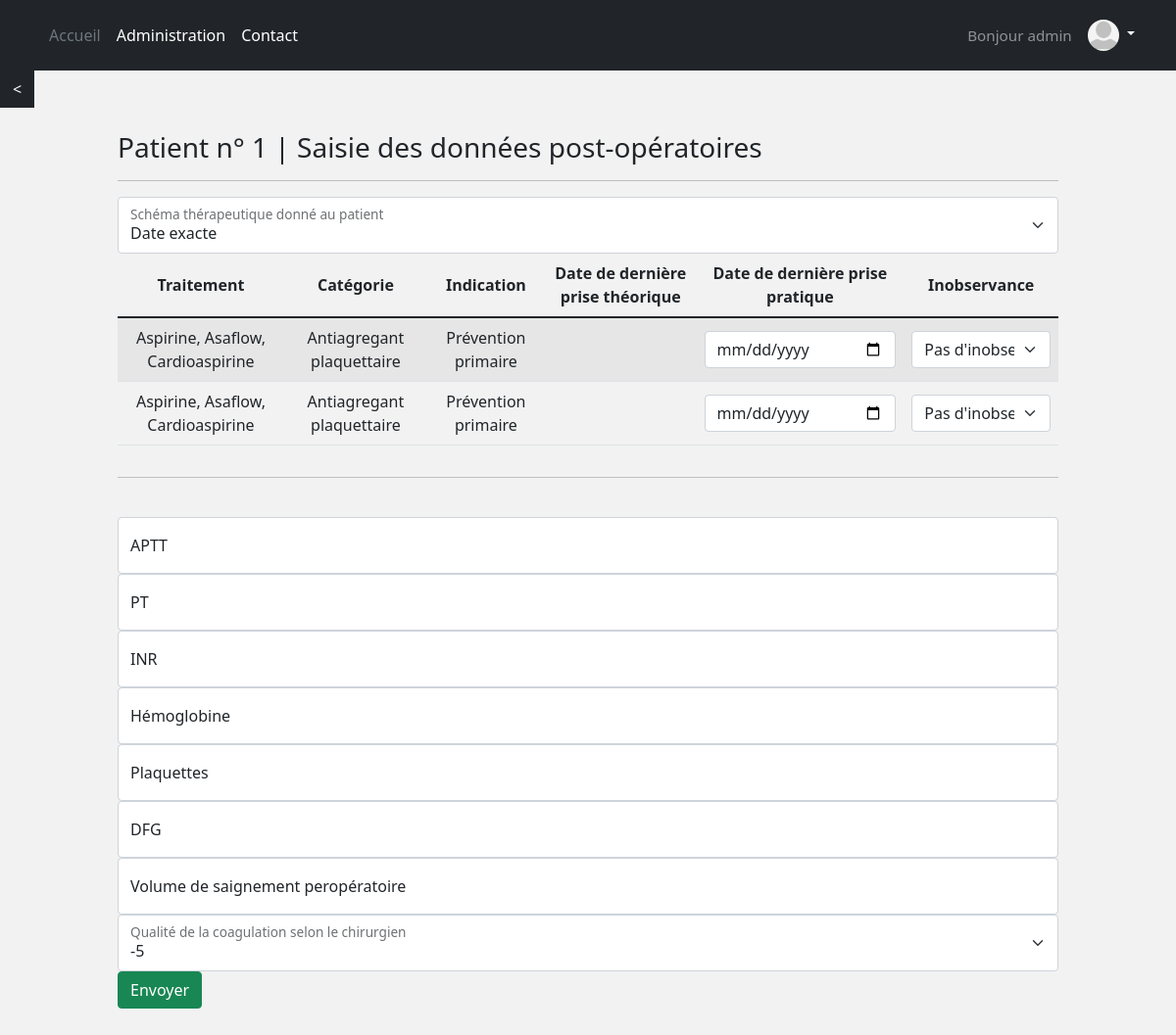
The app's page /patient/postop/patient-1/ (signed in) with its own data.
### account/models.py (models this page shows, shortened)
class Account(AbstractBaseUser):
    username = models.CharField(max_length=30, unique=True)
    email = models.EmailField(verbose_name="email", max_length=60, unique=True)
    alias = models.CharField(max_length=200, default="Dr.")
    profile_picture = models.ImageField(upload_to=upload_location, blank=True, null=True)
    date_joined = models.DateTimeField(verbose_name='date joined', auto_now_add=True)
    last_login = models.DateTimeField(verbose_name='last login', auto_now=True)
    is_admin = models.BooleanField(default=False)
    is_active = models.BooleanField(default=True)
    is_staff = models.BooleanField(default=False)
    is_superuser = models.BooleanField(default=False)
    USERNAME_FIELD = 'username'
    REQUIRED_FIELDS = ['email']
    objects = MyAccountManager()
    def profile_picture_is_valid(self):
        return self.profile_picture and os.path.isfile(os.path.join(MEDIA_ROOT, self.profile_picture.name))

### patient/models.py (models this page shows, shortened)
class Patient(models.Model):
    firstname = models.CharField('prénom', max_length=200, default="")
    lastname = models.CharField('nom', max_length=200, default="")
    height = models.IntegerField('taille')
    weight = models.IntegerField('poids')
    ddn = models.DateField('Date de naissance')
    ddi = models.DateField("Date de l'intervention", null=True, blank=True)
    intervention = models.CharField('intervention', max_length=200, default="", blank=True)
    chirurgien = models.CharField('chirurgien', max_length=200, default="", blank=True)
    chirurgie = models.CharField("Discipline de l'intervention", max_length=40, choices=to_choice(CHIR_CHOICES), blank=True)
    bleeding_risk = models.CharField("Risque hémorragique de la chirurgie", max_length=100, choices=to_choice(BLEEDRISK_CHOICES), blank=True)
    ddconsult = models.DateField("Date de la consultation", auto_now_add=True, blank=True)
    traitements = models.JSONField(default=dict, blank=True)
    algo = models.CharField("Algorithme suivi", max_length=40, choices=to_choice(ALGO_CHOICES), blank=True)
    algo_complete_results = models.JSONField(default=dict)
    schema_therap = models.CharField("Schéma thérapeutique donné au patient", max_length=40, default="Date exacte",
                                     choices=to_choice(["Date exacte", "Terminologie 'dernière prise à J-xx'", "Pas d'arrêt du traitement"]))
    aptt = models.IntegerField('APTT', null=True, blank=True)
    pt = models.IntegerField('PT', null=True, blank=True)
    inr = models.IntegerField('INR', null=True, blank=True)
    hemoglobine = models.IntegerField('Hémoglobine', null=True, blank=True)
    plaquette = models.IntegerField('Plaquettes', null=True, blank=True)
    dfg = models.IntegerField('DFG', null=True, blank=True)
    vol_sang = models.IntegerField('Volume de saignement peropératoire', null=True, blank=True)
    coag = models.CharField("Qualité de la coagulation selon le chirurgien", max_length=2, default='-5',
                            choices=to_choice(['-' + str(i) for i in range(6)] + ['+' + str(i) for i in range(5, -1, -1)]))
    incl_num = models.AutoField(primary_key=True)
    date_published = models.DateTimeField(auto_now_add=True, verbose_name="date published")
    date_updated = models.DateTimeField(auto_now=True, verbose_name="date updated")
    author = models.ForeignKey(settings.AUTH_USER_MODEL, on_delete=models.CASCADE)
    slug = models.SlugField(blank=True, unique=True)

### patient/views.py (the view, shortened to what this page needs)
# urls.py: path('postop/<slug>/', postop_patient_view, name="postop"),
@login_required(login_url='login')
def postop_patient_view(request, slug):
    patient = get_object_or_404(Patient, slug=slug)
    context = {}
    form = PostopPatientFileForm(request.POST or None, instance=patient)
    context['slug'] = slug
    context['form'] = form
    context['patient'] = patient
    return render(request, "patient/postop_patient.html", context)

### patient/forms.py (shortened to what this page needs)
class PostopPatientFileForm(CustomModelForm):
    class Meta:
        model = Patient
        fields = ["schema_therap", "aptt", "pt", "inr", "hemoglobine", "plaquette", "dfg", "vol_sang", "coag"]
    def get_inobservance_choices(self):
        return ["Pas d'inobservance", "Oubli", "Incompréhension", "Contre-ordre médical"]

### patient/forms.py (called while the page is built)
    def init_input_types(self):
        for field in self:
            if isinstance(field.field, (forms.fields.DateField)):
                field.input_type = 'date'
            else:
                field.input_type = field.field.widget.input_type

### patient/templates/patient/postop_patient.html (shortened to what this page needs)
{% extends 'base.html' %}
{% load bootstrap %}
{% block content %}
<a href="{% url 'patient:detail' patient.slug %}" style="border-radius: 0;" class="btn btn-dark"><</a>
<form method="post" class="create-form">
  <br>
  <h3> Patient n° {{patient.incl_num}} | Saisie des données post-opératoires </h3> <hr>
  {% include 'patient/snippets/field2html.html' with field=form.schema_therap %}
  <div class="table-responsive">
    <table id="mytable" class="table table-bordred table-striped sortable">
      <thead>
        <th>Traitement</th>
        <th>Catégorie</th>
        <th>Indication</th>
        <th>Date de dernière prise théorique</th>
        <th>Date de dernière prise pratique</th>
        <th>Inobservance</th>
      </thead>
      {% for i, v in patient.traitements.items %}
        <tr>
          <td> {{v.traitement}} </td>
          <td> {{v.categorie}} </td>
          <td> {{v.pathologie}} </td>
          <td> {{v.ddprise_th}} </td>
          <td>
          {% if v.ddprise_pr %}
            <input type="date" name="ddprise_pr__{{i}}" id="ddprise_pr__{{i}}" class="form-control" value={{v.ddprise_pr}}>
          {% else %}
            <input type="date" name="ddprise_pr__{{i}}" id="ddprise_pr__{{i}}" class="form-control" value={{v.ddprise_th}}>
          {% endif %}
          </td>
          <td>
            <select class="form-select" id="inobservance__{{i}}" name="inobservance__{{i}}">
              {% for value in form.get_inobservance_choices %}
                <option value="{{value}}" {% if v.inobservance == value %} selected {% endif %} >{{ value }}</option>
              {% endfor %}
            </select>
          </td>
        </tr>
      {% endfor %}
    </table>
  </div>
  <hr><br>
  {% for field in form %}
    {% if field.name != 'schema_therap' %}
      {% include 'patient/snippets/field2html.html' %}
    {% endif %}
  {% endfor %}
  <button type="submit" class="btn btn-success">Envoyer</button>
</form>
{% endblock content %}

### templates/snippets/header.html (shortened to what this page needs)
{% load static %}
<header class="p-3 bg-dark text-white">
	<div class="container">
		<div class="d-flex flex-wrap align-items-center justify-content-center justify-content-lg-start">
			<ul class="nav col-12 col-lg-auto me-lg-auto mb-2 justify-content-center mb-md-0">
				<li><a class="nav-link px-2 text-secondary" href="{% url 'home' %}">Accueil</a></li>
				<li><a class="nav-link px-2 text-white" href="/admin/">Administration</a></li>
				<li><a class="nav-link px-2 text-white" href="#">Contact</a></li>
			</ul>
			<h2 class="h2 col-12 col-lg-auto mb-3 mb-lg-0 me-lg-3 text-center"> Bonjour {{ user.username }}</h2>
			<div class="dropdown text-end">
				<a href="#" class="d-block link-light text-decoration-none dropdown-toggle" id="dropdownUser1" data-bs-toggle="dropdown" aria-expanded="false">
					{% if user.profile_picture_is_valid %}
					<img src="{{user.profile_picture.url}}" alt="mdo" width="32" height="32" class="rounded-circle">
					{% else %}
					<img src="{% static 'images/default_profile_picture.png' %}" alt="mdo" width="32" height="32" class="rounded-circle">
			    {% endif %}
				</a>
			</div>
		</div>
	</div>
</header>

### patient/templates/patient/snippets/field2html.html
{% if not nolabel %}
  <div class="form-floating">
{% else %}
  <div class="form">
{% endif %}
  {% if field.input_type == 'select' %}
    <select class="form-select" id={{field.name}} name={{field.name}}>
      {% for value, label in field.field.choices %}
        <option value="{{value}}" {% if field.value == value %} selected {% endif %} >{{ label }}</option>
      {% endfor %}
    </select>
  {% elif field.input_type == 'date' and format_date %}
    <input {% if field.field.required %} required {% endif %} type="{{field.input_type}}" name={{field.name}} id={{field.name}} class="form-control" placeholder={{field.label}} value="{{field.value|date:'Y-m-d'}}">
  {% else %}
    <input {% if field.field.required %} required {% endif %} type="{{field.input_type}}" name={{field.name}} id={{field.name}} class="form-control" placeholder={{field.label}} value="{{field.value}}">
  {% endif %}
  {% if not nolabel %}
    <label for={{field.name}}>{{field.label}}</label>
  {% endif %}
</div>

### templates/snippets/base_css.html (style rules this page uses)
body { background-color: #f2f2f2; }

### templates/snippets/header.html (style rules this page uses)
.dropdown-toggle { outline: 0; }
.h2 { font-size: 95%; color: rgba(255, 255, 255, 0.5); }

### patient/templates/patient/postop_patient.html (style rules this page uses)
.create-form { width: 80%; max-width: 100%; margin: auto; }
td { vertical-align:middle; text-align:center; }
th { vertical-align:middle; text-align:center; }

### records on screen
Account: username "admin"
Patient: incl_num "1", schema_therap "Date exacte", coag "-5"

### other values on screen
{{ v.traitement }} "Aspirine, Asaflow, Cardioaspirine" "Aspirine, Asaflow, Cardioaspirine"
{{ v.categorie }} "Antiagregant plaquettaire" "Antiagregant plaquettaire"
{{ v.pathologie }} "Prévention primaire" "Prévention primaire"
form field value "Pas d'inobservance"
